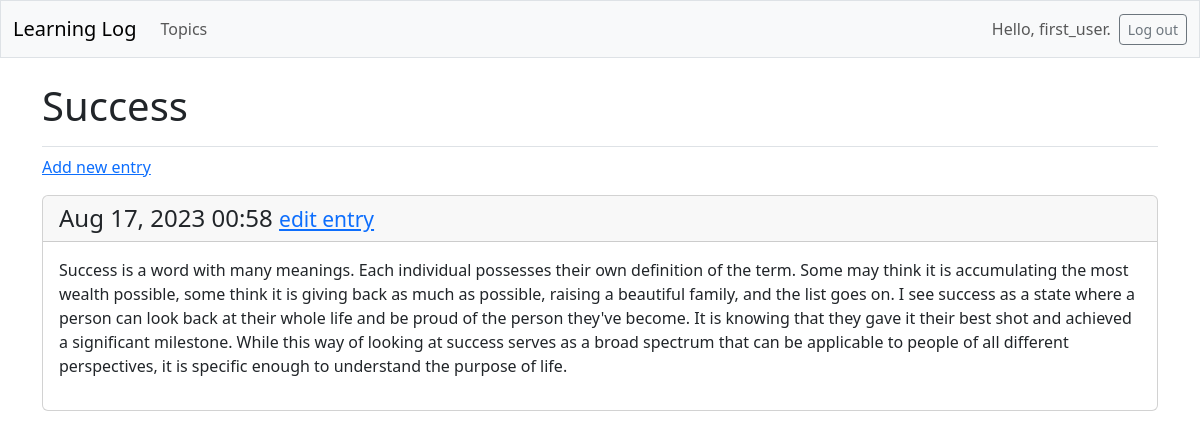
Page /topics/4/ (signed in) on the committed database.
### learning_logs/models.py (models this page shows, shortened)
class Topic(models.Model):
    text = models.CharField(max_length=200)
    date_added = models.DateTimeField(auto_now_add=True)
    owner = models.ForeignKey(User, on_delete=models.CASCADE)

class Entry(models.Model):
    topic = models.ForeignKey(Topic, on_delete=models.CASCADE)
    text = models.TextField()
    date_added = models.DateTimeField(auto_now_add=True)
    class Meta:
        verbose_name_plural = 'entries'

### learning_logs/views.py (the view)
# urls.py: path('topics/<int:topic_id>/', views.topic, name='topic'),
@login_required
def topic(request, topic_id):
    topic = Topic.objects.get(id=topic_id)
    check_topic_owner(topic.owner, request.user)
    entries = topic.entry_set.order_by('-date_added')
    context = {'topic': topic, 'entries': entries}
    return render(request, 'learning_logs/topic.html', context)

### learning_logs/views.py (called while the page is built)
def check_topic_owner(owner, request_user):
    if owner != request_user:
        raise Http404

### learning_logs/templates/learning_logs/topic.html
{% extends 'learning_logs/base.html' %}
{% block page_header %}
  <h1>{{ topic.text }}</h1>
{% endblock page_header %}
{% block content %}
  <p>
    <a href="{% url 'learning_logs:new_entry' topic.id %}">Add new entry</a>
  </p>
  {% for entry in entries %}
  <div class="card mb-3">
    <h4 class="card-header">
      {{ entry.date_added|date:'M d, Y H:i' }}
      <small><a href="{% url 'learning_logs:edit_entry' entry.id %}">
        edit entry</a></small>
    </h4>
    <div class="card-body">{{ entry.text|linebreaks }}</div>
  </div>
  {% empty %}
    <p>There are no entries for this topic yet.</p>
  {% endfor %}
{% endblock content %}

### learning_logs/templates/learning_logs/base.html (shortened to what this page needs)
<!doctype html>
<html lang="en">
<head>
  {% load django_bootstrap5 %}
  {% bootstrap_css %}
</head>
<body>
  <nav class="navbar navbar-expand-md navbar-light bg-light mb-4 border">
    <div class="container-fluid">
      <a class="navbar-brand" href="{% url 'learning_logs:index' %}">
        Learning Log
      </a>
      <div class="collapse navbar-collapse" id="navbarCollapse">
        <ul class="navbar-nav me-auto mb-2 mb-md-0">
          <li class="nav-item">
            <a class="nav-link" href="{% url 'learning_logs:topics' %}">
              Topics
            </a>
          </li>
        </ul>
        <ul class="navbar-nav ms-auto mb-2 mb-md-0">
          {% if user.is_authenticated %}
            <li class="nav-item">
              <span class="navbar-text me-2">Hello, {{ user.username }}.
              </span>
            </li>
          {% endif %}
        </ul>
        {% if user.is_authenticated %}
          <form action="{% url 'accounts:logout' %}" method="post">
            <button name="submit" class="btn btn-outline-secondary btn-sm">
              Log out</button>
          </form>
        {% endif %}
      </div>
    </div>
  </nav>
  <main class="container">
    <div class="pb-2 mb-2 border-bottom">
      {% block page_header %}{% endblock page_header %}
    </div>
    <div>
      {% block content %}{% endblock content %}
    </div>
  </main>
</body>
</html>

### rows in the picture
Topic: text "Success"
Entry: date_added "Aug 17, 2023 00:58", text "Success is a word with many meanings. Each individual possesses their own definition of the term. Some may think it is accumulating the most wealth possible, some think it is giving back as much as possible, raising a beautiful family, and the list goes on. I see success as a state where a person can look back at their whole life and be proud of the person they've become. It is knowing that they gave it their best shot and achieved a significant milestone. While this way of looking at success serves as a broad spectrum that can be applicable to people of all different perspectives, it is specific enough to understand the purpose of life."

### other values in the picture
{{ user.username }} "first_user"
